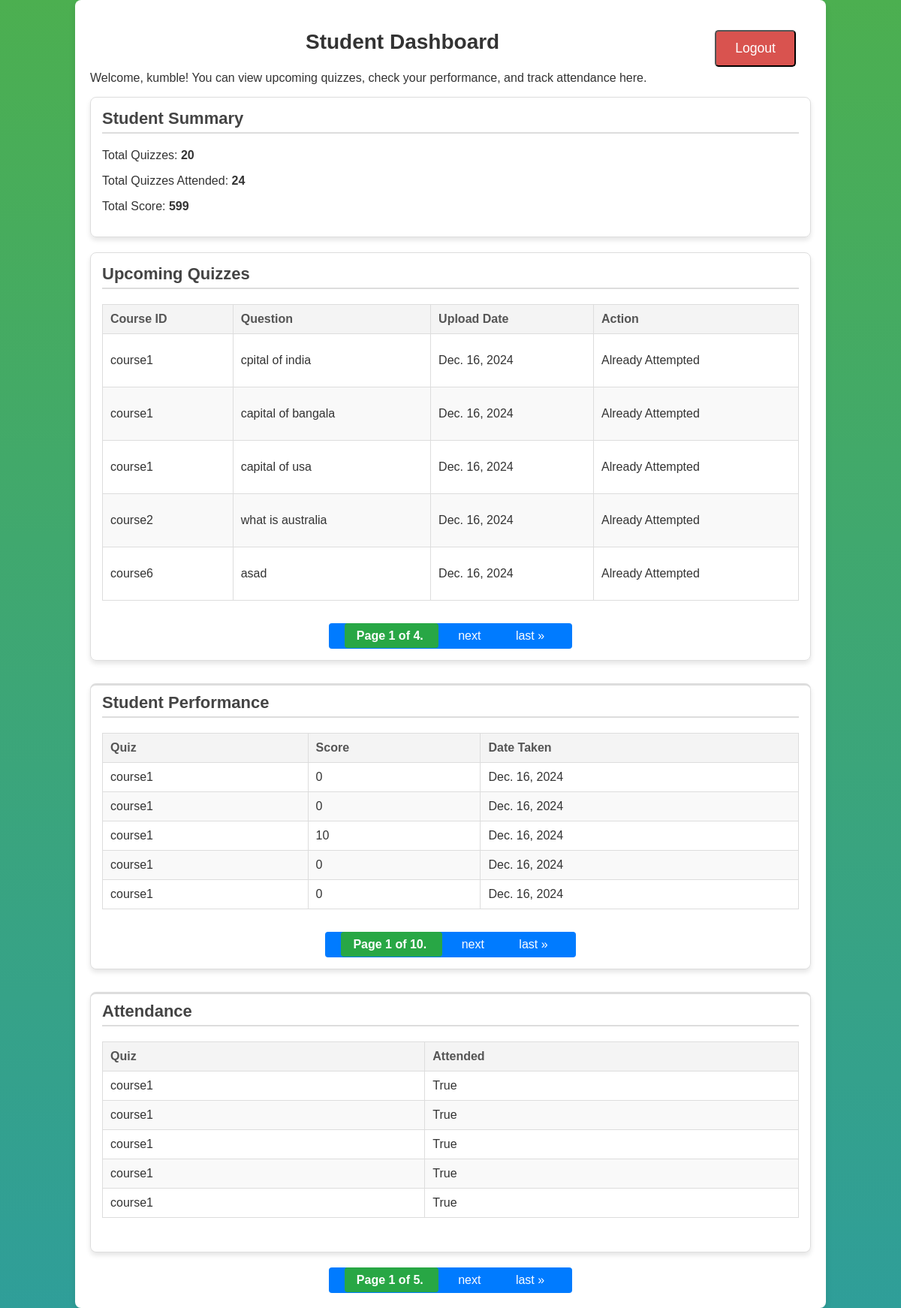
Page /core/student/dashboard/ (signed in) on the committed database.
### core/models.py (models this page shows, shortened)
class CustomUser(AbstractUser):
    ROLE_CHOICES = (
        ('teacher', 'Teacher'),
        ('student', 'Student'),
    )
    role = models.CharField(max_length=7, choices=ROLE_CHOICES)
    phone_number = models.CharField(max_length=15, blank=True, null=True, help_text="Enter a valid phone number.")
    branch = models.CharField(max_length=100, blank=True, null=True, help_text="Branch (Only for Teachers)")
    usn = models.CharField(max_length=15, blank=True, null=True, help_text="University Serial Number (Only for Students)")
    profile_picture = models.ImageField(upload_to='profile_pics/', blank=True, null=True)

class Quiz(models.Model):
    course_id = models.CharField(max_length=50)
    question = models.TextField(help_text="Main question text")
    correct_answer = models.TextField(help_text="Correct answer for the question")
    image = models.ImageField(upload_to='quiz_images/', blank=True, null=True, help_text="Optional image for the quiz")
    upload_date = models.DateField(auto_now_add=True)
    deadline = models.DateTimeField(default=lambda: timezone.now() + timedelta(days=1), help_text="Deadline for the quiz")

class Question(models.Model):
    quiz = models.ForeignKey(Quiz, related_name='questions', on_delete=models.CASCADE)
    question_text = models.CharField(max_length=255, help_text="The text of the question")
    correct_answer = models.CharField(max_length=100, help_text="Correct answer text")

class StudentPerformance(models.Model):
    student = models.ForeignKey(CustomUser, on_delete=models.CASCADE, limit_choices_to={'role': 'student'}, help_text="Student who took the quiz")
    quiz = models.ForeignKey(Quiz, on_delete=models.CASCADE, help_text="Quiz the student attempted")
    score = models.IntegerField(help_text="Score obtained by the student")
    date_taken = models.DateField(auto_now_add=True, help_text="Date when the quiz was taken")

class Attendance(models.Model):
    user = models.ForeignKey(get_user_model(), on_delete=models.CASCADE, help_text="Student or teacher user")
    quiz = models.ForeignKey(Quiz, on_delete=models.CASCADE, help_text="Quiz the user attended")
    is_attended = models.BooleanField(default=False, help_text="Mark if the quiz was attended")

### core/views.py (the view)
# urls.py: path('student/dashboard/', views.student_dashboard, name='student_dashboard'),
@login_required
def student_dashboard(request):
    if request.user.role != 'student':
        return redirect('home')  # Or a page where non-students are redirected
    quizzes = Quiz.objects.filter(upload_date__gte='2024-12-14')  # Filter by current date
    total_quizzes = quizzes.count()
    for quiz in quizzes:
        quiz.questions_list = quiz.questions.all()  # Get the associated questions for each quiz
        quiz.already_attended = False
        if Attendance.objects.filter(quiz=quiz, user=request.user, is_attended=True).exists():
            quiz.already_attended = True  # Mark as attended if True
    performance_data = StudentPerformance.objects.filter(student=request.user)
    attendance_data = Attendance.objects.filter(user=request.user)
    total_attended = attendance_data.filter(is_attended=True).count()
    total_score = performance_data.filter(quiz__attendance__is_attended=True).aggregate(Sum('score'))['score__sum'] or 0
    quizzes_paginator = Paginator(quizzes, 5)  # Show 5 quizzes per page
    page_number = request.GET.get('quiz_page')  # Get the page number for quizzes
    quiz_page_obj = quizzes_paginator.get_page(page_number)
    performance_paginator = Paginator(performance_data, 5)  # Show 5 performance records per page
    performance_page_number = request.GET.get('performance_page')  # Get the page number for performance data
    performance_page_obj = performance_paginator.get_page(performance_page_number)
    attendance_paginator = Paginator(attendance_data, 5)  # Show 5 attendance records per page
    attendance_page_number = request.GET.get('attendance_page')  # Get the page number for attendance data
    attendance_page_obj = attendance_paginator.get_page(attendance_page_number)
    return render(request, 'core/student_dashboard.html', {
        'quizzes': quiz_page_obj,  # Updated quizzes with pagination
        'performance_data': performance_page_obj,  # Updated performance data with pagination
        'attendance_data': attendance_page_obj,
        'total_quizzes': total_quizzes,
        'total_attended': total_attended,
        'total_score': total_score,
        'username': request.user.username,  # Pass username for display
    })

### core/templates/core/student_dashboard.html (shortened to what this page needs)
<!DOCTYPE html>
<html lang="en">
<head>
    {% load static %}
    <link rel="stylesheet" href="{% static 'css/student.css' %}">
</head>
<body>
<div class="container">
<form method="POST" action="{% url 'logout' %}">
    <button type="submit" class="btn btn-danger btn-sm logout-btn">Logout</button>
</form>
    <h2>Student Dashboard</h2>
    <p>Welcome, {{ user.username }}! You can view upcoming quizzes, check your performance, and track attendance here.</p>
 <div class="card">
            <h3>Student Summary</h3>
            <p>Total Quizzes: <strong>{{ total_quizzes }}</strong></p>
            <p>Total Quizzes Attended: <strong>{{ total_attended }}</strong></p>
            <p>Total Score: <strong>{{ total_score }}</strong></p>
    </div>
    <div class="card">
        <h3>Upcoming Quizzes</h3>
        <table>
            <thead>
                <tr>
                    <th>Course ID</th>
                    <th>Question</th>
                    <th>Upload Date</th>
                    <th>Action</th>
                </tr>
            </thead>
            <tbody>
                {% for quiz in quizzes %}
                <tr>
                    <td>{{ quiz.course_id }}</td>
                    <td>
                        {% for question in quiz.questions.all %}
                            <p>{{ question.question_text }}</p>
                        {% endfor %}
                    </td>
                    <td>{{ quiz.upload_date }}</td>
                    <td>
                    {% if quiz.already_attended %}
                        <span>Already Attempted</span>
                    {% else %}
                        <a href="{% url 'take_quiz' quiz.course_id %}">Take Quiz</a>
                    {% endif %}
                </td>
                </tr>
                {% empty %}
                <tr class="no-data">
                    <td colspan="4">No upcoming quizzes found.</td>
                </tr>
                {% endfor %}
            </tbody>
        </table>
        <div class="pagination">
    <span class="step-links">
        <span class="current">
            Page {{ quizzes.number }} of {{ quizzes.paginator.num_pages }}.
        </span>
        {% if quizzes.has_next %}
            <a href="?quiz_page={{ quizzes.next_page_number }}">next</a>
            <a href="?quiz_page={{ quizzes.paginator.num_pages }}">last &raquo;</a>
        {% endif %}
    </span>
</div>
    </div>
    <div class="card performance-table">
        <h3>Student Performance </h3>
        <table>
            <thead>
                <tr>
                    <th>Quiz</th>
                    <th>Score</th>
                    <th>Date Taken</th>
                </tr>
            </thead>
            <tbody>
                {% for performance in performance_data %}
                <tr>
                    <td>{{ performance.quiz.course_id }}</td>
                    <td>{{ performance.score }}</td>
                    <td>{{ performance.date_taken }}</td>
                </tr>
                {% empty %}
                <tr class="no-data">
                    <td colspan="3">No performance data found.</td>
                </tr>
                {% endfor %}
            </tbody>
        </table>
<div class="pagination">
    <span class="step-links">
        <span class="current">
            Page {{ performance_data.number }} of {{ performance_data.paginator.num_pages }}.
        </span>
        {% if performance_data.has_next %}
            <a href="?performance_page={{ performance_data.next_page_number }}">next</a>
            <a href="?performance_page={{ performance_data.paginator.num_pages }}">last &raquo;</a>
        {% endif %}
    </span>
</div>
    </div>
    <div class="card attendance-table mb-4">
        <h3>Attendance</h3>
        <table class="table table-striped">
            <thead>
                <tr>
                    <th>Quiz</th>
                    <th>Attended</th>
                </tr>
            </thead>
            <tbody>
                {% for attendance in attendance_data %}
                <tr>
                    <td>{{ attendance.quiz.course_id }}</td>
                    <td>{{ attendance.is_attended }}</td>
                </tr>
                {% empty %}
                <tr class="no-data">
                    <td colspan="2" class="text-center">No attendance data found.</td>
                </tr>
                {% endfor %}
            </tbody>
        </table>
    </div>
<div class="pagination">
    <span class="step-links">
        <span class="current">
            Page {{ attendance_data.number }} of {{ attendance_data.paginator.num_pages }}.
        </span>
        {% if attendance_data.has_next %}
            <a href="?attendance_page={{ attendance_data.next_page_number }}">next</a>
            <a href="?attendance_page={{ attendance_data.paginator.num_pages }}">last &raquo;</a>
        {% endif %}
    </span>
</div>
</div>
</body>
</html>

### core/static/css/student.css (style rules this page uses)
body { font-family: 'Arial', sans-serif; margin: 0; padding: 0; background-color: #f4f7fc; color: #333; }
.pagination { display: flex; justify-content: center; align-items: center; margin-top: 20px; }
.pagination a, .pagination span { background-color: #007bff; color: white; padding: 8px 16px; border-radius: 4px; margin: 0 5px; text-decoration: none; font-size: 1em; }
.pagination .current { background-color: #28a745; font-weight: bold; cursor: default; }
h2 { text-align: center; color: #333; font-size: 28px; margin-top: 20px; }
h3 { font-size: 22px; color: #444; border-bottom: 2px solid #ddd; padding-bottom: 5px; margin-bottom: 20px; }
table { width: 100%; border-collapse: collapse; margin-bottom: 30px; }
table th, table td { padding: 10px; text-align: left; border: 1px solid #ddd; }
table th { background-color: #f4f4f4; color: #555; }
table tr:nth-child(even) { background-color: #f9f9f9; }
.container { width: 80%; margin: 0 auto; padding: 20px; background-color: white; border-radius: 8px; box-shadow: 0 4px 8px rgba(0, 0, 0, 0.1); }
.card { border: 1px solid #ddd; border-radius: 8px; padding: 15px; box-shadow: 0 4px 6px rgba(0, 0, 0, 0.1); margin-bottom: 20px; }
.card h3 { margin-top: 0; }
.performance-table, .attendance-table { margin-top: 30px; border-top: 3px solid #ddd; padding-top: 10px; }
.performance-table tr:nth-child(even), .attendance-table tr:nth-child(even) { background-color: #f9f9f9; }
.logout-btn { display: inline-block; background-color: #d9534f; color: white; padding: 12px 25px; font-size: 1.1em; text-align: center; border-radius: 5px; text-decoration: none; margin-top: 20px; margin-right: 20px; float: right; transition: background-color 0.3s ease; }

### core/templates/core/student_dashboard.html (style rules this page uses)
body { background: linear-gradient( #4CAF50, #2F9E99); font-family: 'Arial', sans-serif; }

### rows in the picture
CustomUser: username "kumble"
Quiz: course_id "course1", upload_date "Dec. 16, 2024", shows "Already Attempted"
Question: question_text "cpital of india"
Quiz: course_id "course1", upload_date "Dec. 16, 2024", shows "Already Attempted"
Question: question_text "capital of bangala"
Quiz: course_id "course1", upload_date "Dec. 16, 2024", shows "Already Attempted"
Question: question_text "capital of usa"
Quiz: course_id "course2", upload_date "Dec. 16, 2024", shows "Already Attempted"
Question: question_text "what is australia"
Quiz: course_id "course6", upload_date "Dec. 16, 2024", shows "Already Attempted"
Question: question_text "asad"
StudentPerformance: quiz.course_id "course1", score "0", date_taken "Dec. 16, 2024"
StudentPerformance: quiz.course_id "course1", score "0", date_taken "Dec. 16, 2024"
StudentPerformance: quiz.course_id "course1", score "10", date_taken "Dec. 16, 2024"
StudentPerformance: quiz.course_id "course1", score "0", date_taken "Dec. 16, 2024"
StudentPerformance: quiz.course_id "course1", score "0", date_taken "Dec. 16, 2024"
Attendance: quiz.course_id "course1", is_attended "True"
Attendance: quiz.course_id "course1", is_attended "True"
Attendance: quiz.course_id "course1", is_attended "True"
Attendance: quiz.course_id "course1", is_attended "True"
Attendance: quiz.course_id "course1", is_attended "True"

### other values in the picture
{{ total_quizzes }} "20"
{{ total_attended }} "24"
{{ total_score }} "599"
{{ quizzes.number }} "1"
{{ quizzes.paginator.num_pages }} "4"
{{ performance_data.number }} "1"
{{ performance_data.paginator.num_pages }} "10"
{{ attendance_data.number }} "1"
{{ attendance_data.paginator.num_pages }} "5"
